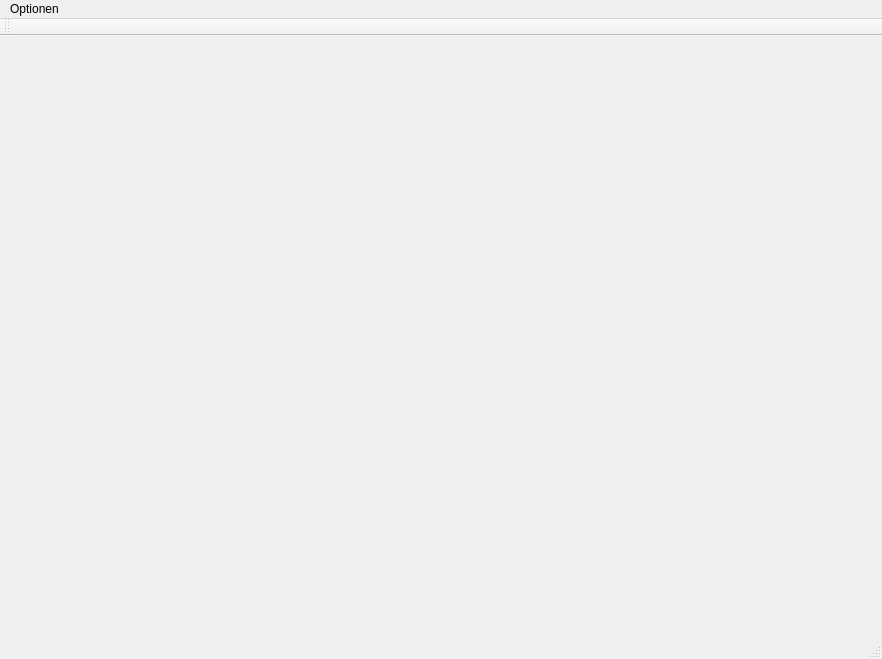
<?xml version="1.0" encoding="UTF-8"?>
<ui version="4.0">
 <class>MainWindow</class>
 <widget class="QMainWindow" name="MainWindow">
  <property name="geometry">
   <rect>
    <x>0</x>
    <y>0</y>
    <width>882</width>
    <height>659</height>
   </rect>
  </property>
  <property name="windowTitle">
   <string>MainWindow</string>
  </property>
  <widget class="QWidget" name="centralwidget"/>
  <widget class="QMenuBar" name="menubar">
   <property name="geometry">
    <rect>
     <x>0</x>
     <y>0</y>
     <width>882</width>
     <height>21</height>
    </rect>
   </property>
   <widget class="QMenu" name="menuOptionen">
    <property name="title">
     <string>Optionen</string>
    </property>
   </widget>
   <addaction name="menuOptionen"/>
  </widget>
  <widget class="QStatusBar" name="statusbar"/>
  <widget class="QToolBar" name="toolBar">
   <property name="windowTitle">
    <string>toolBar</string>
   </property>
   <attribute name="toolBarArea">
    <enum>TopToolBarArea</enum>
   </attribute>
   <attribute name="toolBarBreak">
    <bool>false</bool>
   </attribute>
  </widget>
 </widget>
 <resources/>
 <connections/>
</ui>
